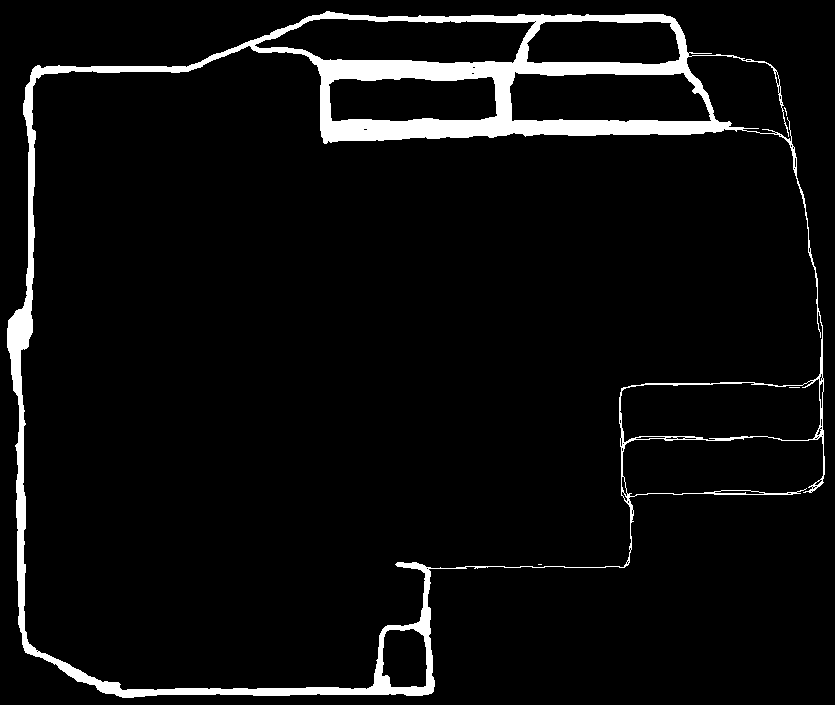
#> input picture perception/pathmap.png, 835 x 705 px; its folder holds 4 pictures in this run
$ python newtest.py   (Python 2 division)   (older library calls are emulated)
#> lines starting #> are read from the running program, lines starting #| are printed output that depends on the picture; after the words box and inside, x2 and y2 are one past the last pixel; in counts of white or black regions, pixels touching at a corner belong together
### device/devhub.py
import numpy as np
import serial
from threading import Thread, Event, Lock
import zed
import time
import struct
import cv2
import sys
import math


# Globals
depthColumns = []
colorImage = []
depthImage = []
image = []
latitude = None
longitude = None
heading = None

rot = np.array([0,0,0])
tsln = np.array([0,0,0])


## Left, Right
motorVelocity = [0,0]

## Y, X
mapShape = [290,315]
## Y, X
mapBL = [40.52119,-74.462088]
mapTR = [40.523815,-74.458337]

arduinoMega = None
arduinoUno = None
rosReader = None

# [23 lines left out: functions getGPSReadings, getZedReadings, getZedFrame, not called in this run]

def getZedPose():
  return zed.getPose()


# [5 lines left out: function getCompassReadings, not called in this run]

def setMotorVelocity(left, right):
  global motorVelocity
  left = np.clip(left,-1.0,1.0)
  right = np.clip(right,-1.0,1.0)
  motorVelocity = [left,right]

def getMotorVelocity():
  return motorVelocity

class ArduinoListener(Thread):

  def __init__(self, idName):
    print "Ard. listener Started"
    Thread.__init__(self)
    self.arduino = serial.Serial("/dev/" + idName ,57600)
    self.stopstate = False

  def run(self):
    while not self.stopstate:
      self.readSerial()
      #time.sleep(0.1) # 10 MHz refresh

  def readSerial(self):
    global latitude
    global longitude
    global heading

    if self.arduino.in_waiting > 0:
      buff = None;
      buff = self.arduino.readline()
      prev = 1
      count = 0
      devType = None
      if buff[0] == '[':
        try:
          buff = eval(buff.strip())
          (latitude,longitude,heading) = buff
        except:
          print "Failed Serial Read"

  def stop(self):
    self.stopstate = True

class ArduinoPublisher(Thread):

  # [18 lines left out: functions __init__, run, writeSerial, not called in this run]

  def stop(self):
    self.stopstate = True

def init():
  global arduinoMega
  global arduinoUno
  zed.open()
#> (this line was passed over: zed is not available in this run)
  arduinoMega = ArduinoListener("ttyACM0")
  arduinoMega.start()
  #arduinoUno = ArduinoPublisher("ttyACM0")
  #arduinoUno.start()


# [10 lines left out: function stop, not called in this run]

### perception/pfilter.py
import sys
sys.path.append("../control/")
import control
sys.path.append("../device")
import perception
import devhub
import math
import random
import numpy as np
# import mxnet as mx
import time
from threading import Thread

# [5 lines left out: function rotateImage, not called in this run]

class ParticleFilter(Thread):
  def __init__(self):
    Thread.__init__(self)
    self.particles = None
    self.timeUpdated = time.time()
    self.shape = None
    self.left = 0.0
    self.right = 0.0
    self.n_particles = 0
    self.stopstate = False
    self.currTime = time.time()

  def initializeUniformly(self, n_particles, shape):
    self.n_particles = n_particles
    assert(len(shape) == 3)
    self.particles = np.multiply(np.random.random((n_particles, len(shape))) *
        0.9999999, np.array((shape)))
    self.shape = shape

  def getDistribution(self):
    return self.particles

  # [62 lines left out: functions predict, updatePosition, observePosition, run, not called in this run]

  def stop(self):
    self.stopstate = True

### examples/newtest.py
import sys
sys.path.append("../perception")
sys.path.append("../device/")
sys.path.append("../control/")
import devhub
import perception
import pfilter
import numpy as np
import cv2
import time
import signal

stopSig = False
def stopsigHandler(signo, frame):
  stopSig = True
  print("Halting agent")
  devhub.setMotorVelocity(0, 0)
  devhub.stop()
  time.sleep(1)
  sys.exit(0)

if __name__ == "__main__":
  signal.signal(signal.SIGINT, stopsigHandler)
  print("Press Ctrl+C to stop")

  # stop the motors from moving for now
  devhub.init()
  devhub.setMotorVelocity(0, 0)

  world = np.flipud(cv2.imread("../perception/pathmap.png", \
      cv2.IMREAD_GRAYSCALE) > 128).astype(np.float32)
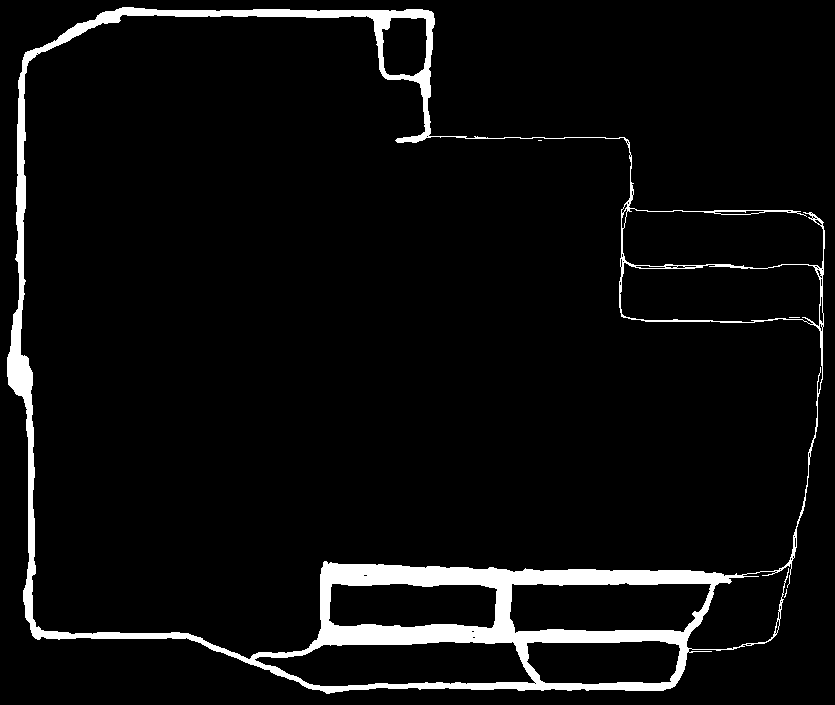
#> world: shape (705, 835) float32; values 0 (black) and 1 (white), 5.4% white; 4 white regions (3 under 20 px), largest, box (x1, y1, x2, y2) and area: (7, 7, 825, 694) 31965
  localizer = pfilter.ParticleFilter()
  localizer.initializeUniformly(5000, (968,681, 360))


  #robotPos = np.array([100.0, 100.0])
  #perception.mapShape = (550, 550)
  perception.mapShape = (681,968)
  starttime = time.time()

  vel = [0.0, 0.0]

  path = []
  with open("path.txt", "r") as fp:
#> (reads examples/path.txt from the repository)
    path.append(eval(fp.readline().strip()))


  print path

  while stopSig:
    currtime = time.time()
    #robotPos += np.array([0.0, 0.0])
    starttime = currtime

    gps = perception.getGPSDistribution(devhub.getGPSReadings())
    compass = perception.getCompassDistribution(devhub.getCompassReadings())
    collisions = perception.getCollisionDistribution(
      perception.getLidarDistribution(devhub.getLidarReadings()),
      perception.getZedDistribution(devhub.getZedReadings()))

    print "HIII"
    localizer.updatePosition(0.0, 0.0)
    localizer.observePosition(gps, compass, collisions)

    print "HIII"

    positions = localizer.getDistribution()
    mean = np.mean(positions, axis=0)
    var = np.sqrt(np.var(positions, axis=0))


    print "HIII"
    # stop the robot if the robot's variance is too big
    if var[0] > 2.0:


      print "HIII, variance too big"
      devhub.setMotorVelocity(0, 0)
    else:

      print "HIII, controlling on path"

      cy = collisions.shape[0] / 2
      cx = collisions.shape[1] / 2
      if np.sum(collisions[cy:cy+50, cx-10:cx+10]) > 0.01:
        #devhub.setMotorVelocity(0, 0)
        print "CAREFUL! COLLISION DETECTED AHEAD!"

      # get closest position
      _path = np.array(path) - mean
      ind = np.argmin(np.sqrt(_path[:,0] ** 2.0 + _path[:,1] ** 2.0))
      k = 5
      traj = path[ind:min(ind+k, len(path))]
      dist, angle = approximateSlope(mean, traj)
      left1, right1 = moveForward(dist, 1.0)
      left2, right2 = spinAround(angle, 1.0)
      left = 0.6 * left1 + 0.4 * left2
      right = 0.6 * right1 + 0.4 * right2
      devhub.setMotorVelocity(left, right)

    gridmap = localizer.predict()
    cv2.imshow("grid", np.flipud(np.clip(pathmap + gridmap, 0.0, 1.0)))
    cv2.waitKey(10)
